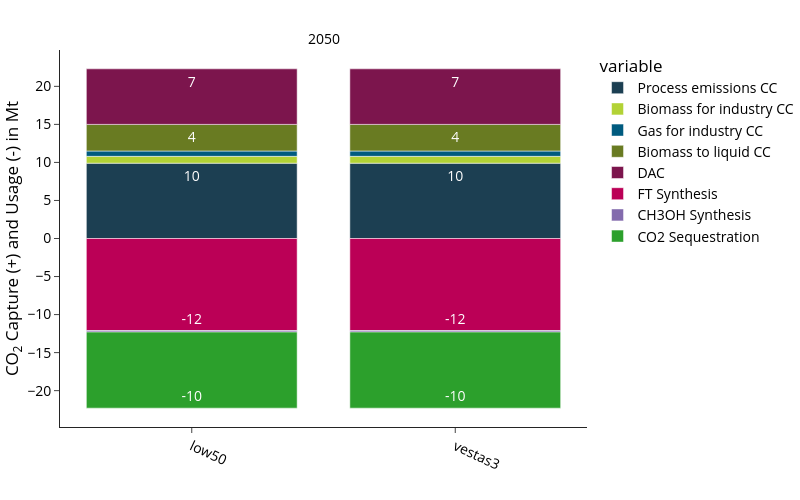

This figure's notebook cell:
### Markdown cell above
### CO2 Capture and Usage

### Code cell
plot_config['chart_config'] = yaml_config['charts']['co2_stored_balance']

fig, df = plot_energy_balance(
    carrier="co2 stored",
    balance_dict=balance_dict,
    config=plot_config,
    rename_function=rename_co2_stored,
    save_dir=SDIR
)

fig.show()

### Figure 1 — Plotly figure (JSON) as saved in the notebook; plotly's stock layout.template omitted (floating-point values rounded to 4 significant figures)
{"data": [{"hovertemplate": "<b>%{fullData.name}</b><br>Scenario: %{x}<br>Value: %{y:.2f}<extra></extra>", "legendgroup": "Process emissions CC", "marker": {"color": "#1c3f52", "pattern": {"shape": ""}}, "name": "Process emissions CC", "orientation": "v", "showlegend": true, "text": [9.9, 9.9], "textangle": 0, "textposition": "inside", "texttemplate": "%{y:.0f}", "type": "bar", "x": ["low50", "vestas3"], "xaxis": "x", "y": [9.9, 9.9], "yaxis": "y"}, {"hovertemplate": "<b>%{fullData.name}</b><br>Scenario: %{x}<br>Value: %{y:.2f}<extra></extra>", "legendgroup": "Biomass for industry CC", "marker": {"color": "#b2d235", "pattern": {"shape": ""}}, "name": "Biomass for industry CC", "orientation": "v", "showlegend": true, "text": [0.9, 0.9], "textangle": 0, "textposition": "inside", "texttemplate": "%{y:.0f}", "type": "bar", "x": ["low50", "vestas3"], "xaxis": "x", "y": [0.9, 0.9], "yaxis": "y"}, {"hovertemplate": "<b>%{fullData.name}</b><br>Scenario: %{x}<br>Value: %{y:.2f}<extra></extra>", "legendgroup": "Gas for industry CC", "marker": {"color": "#005b7f", "pattern": {"shape": ""}}, "name": "Gas for industry CC", "orientation": "v", "showlegend": true, "text": [0.7, 0.7], "textangle": 0, "textposition": "inside", "texttemplate": "%{y:.0f}", "type": "bar", "x": ["low50", "vestas3"], "xaxis": "x", "y": [0.7, 0.7], "yaxis": "y"}, {"hovertemplate": "<b>%{fullData.name}</b><br>Scenario: %{x}<br>Value: %{y:.2f}<extra></extra>", "legendgroup": "Biomass to liquid CC", "marker": {"color": "#697b22", "pattern": {"shape": ""}}, "name": "Biomass to liquid CC", "orientation": "v", "showlegend": true, "text": [3.5, 3.5], "textangle": 0, "textposition": "inside", "texttemplate": "%{y:.0f}", "type": "bar", "x": ["low50", "vestas3"], "xaxis": "x", "y": [3.5, 3.5], "yaxis": "y"}, {"hovertemplate": "<b>%{fullData.name}</b><br>Scenario: %{x}<br>Value: %{y:.2f}<extra></extra>", "legendgroup": "DAC", "marker": {"color": "#7c154d", "pattern": {"shape": ""}}, "name": "DAC", "orientation": "v", "showlegend": true, "text": [7.3, 7.3], "textangle": 0, "textposition": "inside", "texttemplate": "%{y:.0f}", "type": "bar", "x": ["low50", "vestas3"], "xaxis": "x", "y": [7.3, 7.3], "yaxis": "y"}, {"hovertemplate": "<b>%{fullData.name}</b><br>Scenario: %{x}<br>Value: %{y:.2f}<extra></extra>", "legendgroup": "FT Synthesis", "marker": {"color": "#bb0056", "pattern": {"shape": ""}}, "name": "FT Synthesis", "orientation": "v", "showlegend": true, "text": [-12.1, -12.1], "textangle": 0, "textposition": "inside", "texttemplate": "%{y:.0f}", "type": "bar", "x": ["low50", "vestas3"], "xaxis": "x", "y": [-12.1, -12.1], "yaxis": "y"}, {"hovertemplate": "<b>%{fullData.name}</b><br>Scenario: %{x}<br>Value: %{y:.2f}<extra></extra>", "legendgroup": "CH3OH Synthesis", "marker": {"color": "#836bad", "pattern": {"shape": ""}}, "name": "CH3OH Synthesis", "orientation": "v", "showlegend": true, "text": [-0.2, -0.2], "textangle": 0, "textposition": "inside", "texttemplate": "%{y:.0f}", "type": "bar", "x": ["low50", "vestas3"], "xaxis": "x", "y": [-0.2, -0.2], "yaxis": "y"}, {"hovertemplate": "<b>%{fullData.name}</b><br>Scenario: %{x}<br>Value: %{y:.2f}<extra></extra>", "legendgroup": "CO2 Sequestration", "marker": {"color": "#2CA02C", "pattern": {"shape": ""}}, "name": "CO2 Sequestration", "orientation": "v", "showlegend": true, "text": [-10.0, -10.0], "textangle": 0, "textposition": "inside", "texttemplate": "%{y:.0f}", "type": "bar", "x": ["low50", "vestas3"], "xaxis": "x", "y": [-10.0, -10.0], "yaxis": "y"}], "layout": {"annotations": [{"font": {}, "showarrow": false, "text": "2050", "x": 0.5, "xanchor": "center", "xref": "paper", "y": 1, "yanchor": "bottom", "yref": "paper"}], "barmode": "relative", "height": 500, "legend": {"title": {"text": "variable"}, "tracegroupgap": 0, "traceorder": "normal"}, "width": 800, "xaxis": {"anchor": "y", "categoryarray": [], "categoryorder": "array", "domain": [0, 1], "tickangle": 25, "title": {"text": ""}}, "yaxis": {"anchor": "x", "domain": [0, 1], "title": {"text": "CO<sub>2</sub> Capture (+) and Usage (-) in Mt"}}}}
